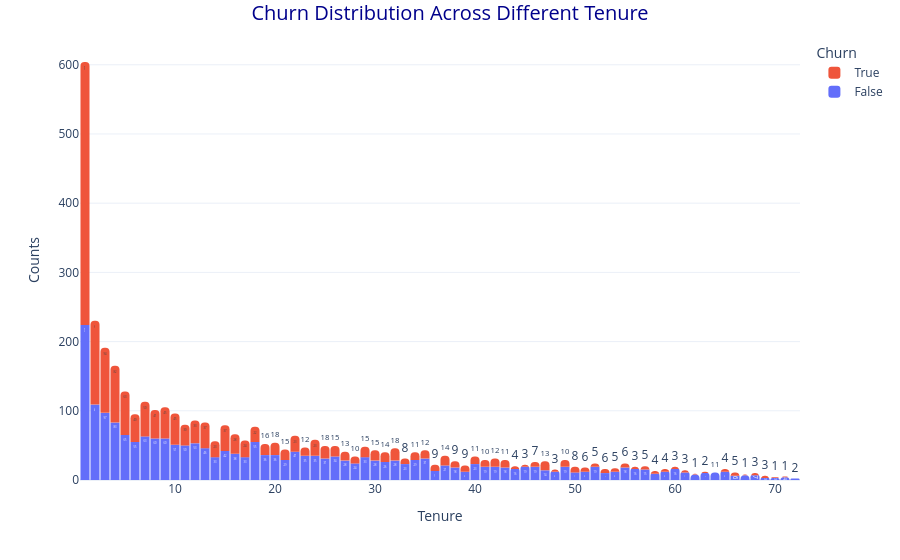

Notebook cell for this chart:
### Markdown cell above
Question: How are events distributed over time under different conditions?

### Code cell
PlotlyEDA.plot_bar_event_time_distribution(df.query("Contract == 'Month-to-month'"), 'Churn', 'Tenure')

### Figure 1 — Plotly figure (JSON) as saved in the notebook; plotly's stock layout.template omitted (floating-point values rounded to 4 significant figures)
{"data": [{"alignmentgroup": "True", "bingroup": "x", "histfunc": "sum", "legendgroup": "False", "marker": {"color": "#636efa", "pattern": {"shape": ""}}, "name": "False", "nbinsx": 72, "offsetgroup": "False", "orientation": "v", "showlegend": true, "texttemplate": "%{value}", "type": "histogram", "x": [1, 2, 3, 4, 5, 6, 7, 8, 9, 10, 11, 12, 13, 14, 15, 16, 17, 18, 19, 20, 21, 22, 23, 24, 25, 26, 27, 28, 29, 30, 31, 32, 33, 34, 35, 36, 37, 38, 39, 40, 41, 42, 43, 44, 45, 46, 47, 48, 49, 50, 51, 52, 53, 54, 55, 56, 57, 58, 59, 60, 61, 62, 63, 64, 65, 66, 67, 68, 69, 70, 71, 72], "xaxis": "x", "y": [224, 109, 97, 83, 65, 55, 63, 60, 60, 51, 50, 53, 46, 33, 42, 38, 33, 55, 36, 36, 29, 41, 35, 35, 31, 34, 28, 24, 33, 28, 26, 28, 23, 29, 31, 13, 21, 18, 12, 23, 19, 19, 18, 16, 19, 19, 14, 12, 19, 11, 12, 19, 10, 12, 18, 16, 15, 9, 12, 16, 11, 8, 10, 11, 12, 6, 7, 7, 3, 3, 4, 2], "yaxis": "y"}, {"alignmentgroup": "True", "bingroup": "x", "histfunc": "sum", "legendgroup": "True", "marker": {"color": "#EF553B", "pattern": {"shape": ""}}, "name": "True", "nbinsx": 72, "offsetgroup": "True", "orientation": "v", "showlegend": true, "texttemplate": "%{value}", "type": "histogram", "x": [1, 2, 3, 4, 5, 6, 7, 8, 9, 10, 11, 12, 13, 14, 15, 16, 17, 18, 19, 20, 21, 22, 23, 24, 25, 26, 27, 28, 29, 30, 31, 32, 33, 34, 35, 36, 37, 38, 39, 40, 41, 42, 43, 44, 45, 46, 47, 48, 49, 50, 51, 52, 53, 54, 55, 56, 57, 58, 59, 60, 61, 62, 63, 64, 65, 66, 67, 68, 69, 70, 71, 72], "xaxis": "x", "y": [380, 121, 94, 82, 63, 40, 50, 41, 45, 45, 30, 33, 37, 23, 37, 28, 24, 22, 16, 18, 15, 23, 12, 23, 18, 15, 13, 10, 15, 15, 14, 18, 8, 11, 12, 9, 14, 9, 9, 11, 10, 12, 11, 4, 3, 7, 13, 3, 10, 8, 6, 5, 6, 5, 6, 3, 5, 4, 4, 3, 3, 1, 2, null, 4, 5, 1, 3, 3, 1, 1, null], "yaxis": "y"}], "layout": {"barcornerradius": 15, "bargap": 0.1, "barmode": "relative", "hovermode": "x", "legend": {"title": {"text": "Churn"}, "tracegroupgap": 0, "traceorder": "reversed"}, "margin": {"t": 40}, "title": {"text": "Churn Distribution Across Different Tenure"}, "xaxis": {"anchor": "y", "domain": [0, 1], "title": {"text": "Tenure"}}, "yaxis": {"anchor": "x", "domain": [0, 1], "title": {"text": "Counts"}}}}
